Frame 1 (no input): blank canvas, image omitted
Frame 60 (the mouse pressed at the canvas centre just before this capture): blank canvas, image omitted
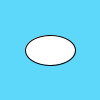
Frame 120 (the mouse held since frame 60 and released just before this capture)

The Processing sketch whose frames 1 and 60 were blank and that drew this single picture after the mouse press (run headless with seeded random() and noise(); from frame 60 on, the mouse is pressed at the canvas centre):

// Processing sketch: week03_4_mousePressed_mouseX_mouseY_float_x_y_cpp
// ── week03_4_mousePressed_mouseX_mouseY_float_x_y_cpp.pde
//week03_4_mousePressed_mouseX_mouseY_float_x_y
void setup() {  
}
float x=200,y=200;
void draw() {
  //if(mousePressed) ellipse(mouseX,mouseY,50,30);
  background(#5DD7FA);
  if(mousePressed) {
 x = (x+mouseX) / 2;
 y = (y+mouseY) / 2;
}
  ellipse(x,y,50,30);
}
